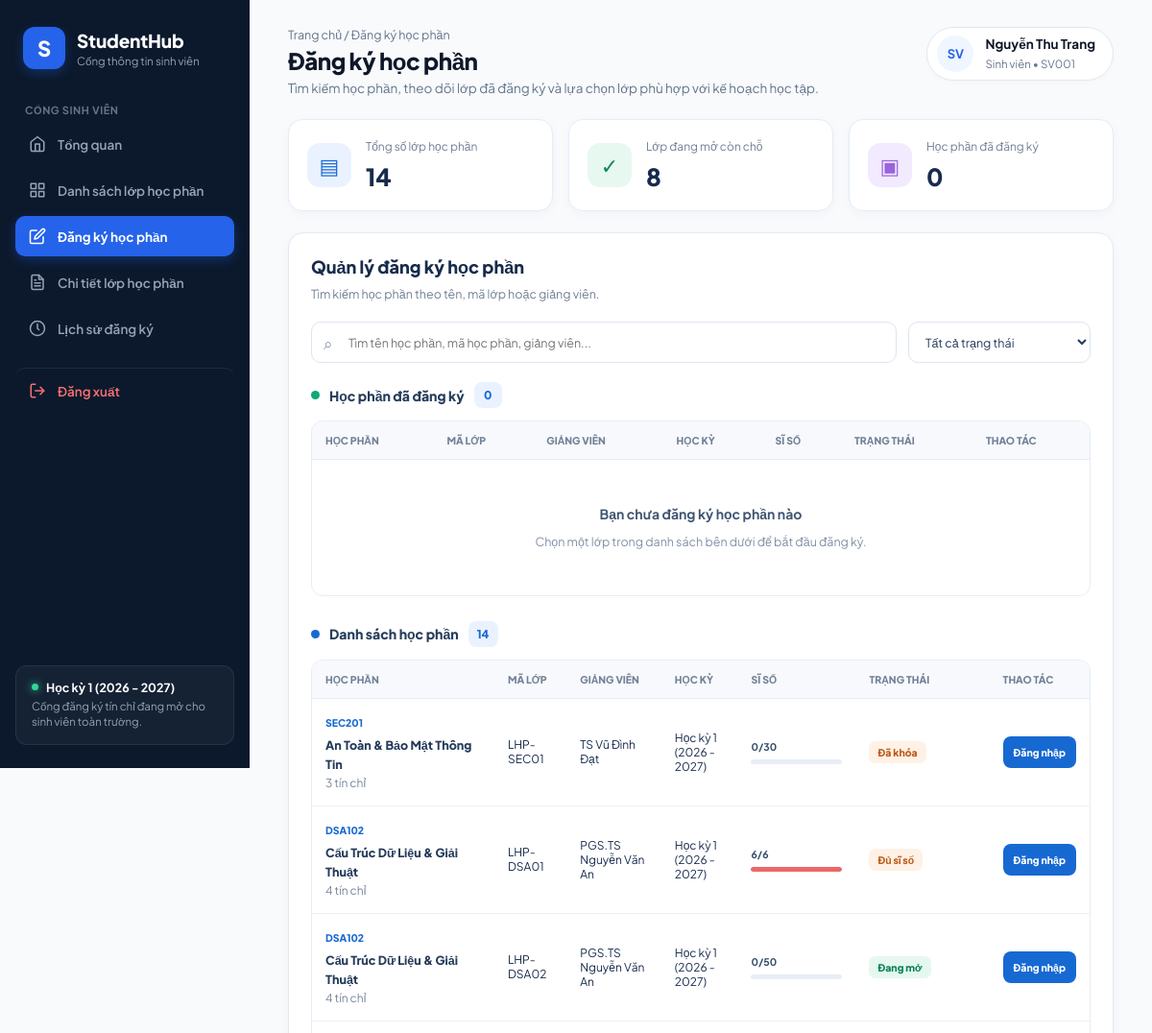
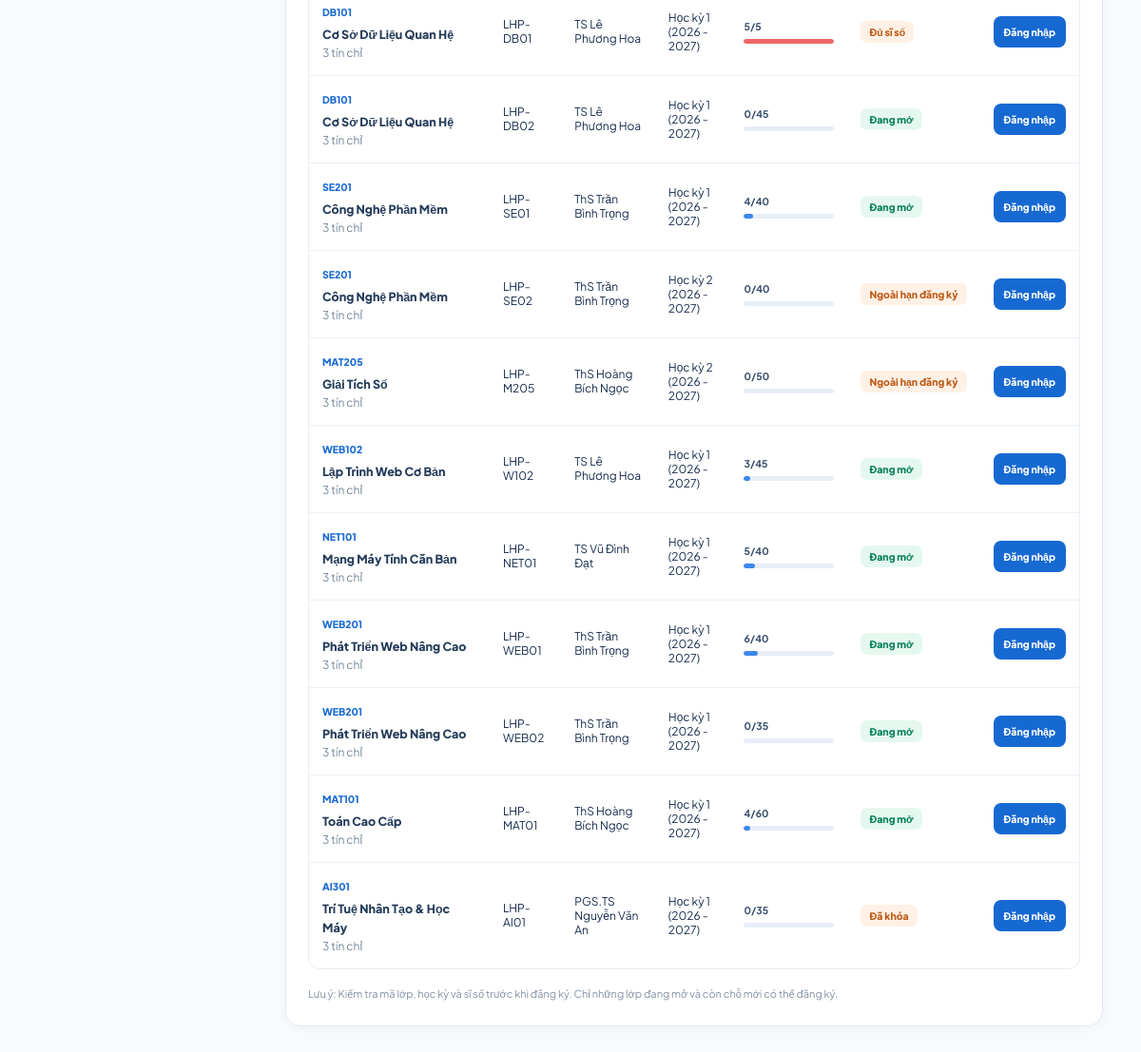
Page /public/index.php?route=trang_dang_ky_hoc.php&huy=chua_dang_nhap on the committed database (2 pictures, top to bottom).
### tables this page shows
CREATE TABLE `lop_hoc_phan` (
    `id` INT AUTO_INCREMENT PRIMARY KEY,
    `ma_lop` VARCHAR(50) NOT NULL,
    `hoc_phan_id` INT NOT NULL,
    `hoc_ky_id` INT NOT NULL,
    `giang_vien_id` INT NULL,
    `si_so_toi_da` INT NOT NULL DEFAULT 40,
    `trang_thai` ENUM('mo', 'khoa') NOT NULL DEFAULT 'mo',
    `thoi_gian_mo_rieng` DATETIME NULL,
    `thoi_gian_dong_rieng` DATETIME NULL,
    `lich_hoc` VARCHAR(100) NULL,
    `phong_hoc` VARCHAR(100) NULL,
    `ngay_tao` DATETIME NOT NULL DEFAULT CURRENT_TIMESTAMP,
    CONSTRAINT `uc_lop_ma_lop` UNIQUE (`ma_lop`),
    CONSTRAINT `chk_lop_si_so` CHECK (`si_so_toi_da` > 0),
    CONSTRAINT `fk_lop_hoc_phan` FOREIGN KEY (`hoc_phan_id`)
        REFERENCES `hoc_phan` (`id`) ON DELETE RESTRICT ON UPDATE CASCADE,
    CONSTRAINT `fk_lop_hoc_ky` FOREIGN KEY (`hoc_ky_id`)
        REFERENCES `hoc_ky` (`id`) ON DELETE RESTRICT ON UPDATE CASCADE,
    CONSTRAINT `fk_lop_giang_vien` FOREIGN KEY (`giang_vien_id`)
        REFERENCES `nguoi_dung` (`id`) ON DELETE SET NULL ON UPDATE CASCADE
);

CREATE TABLE `hoc_phan` (
    `id` INT AUTO_INCREMENT PRIMARY KEY,
    `ma_hoc_phan` VARCHAR(20) NOT NULL,
    `ten_hoc_phan` VARCHAR(150) NOT NULL,
    `so_tin_chi` INT NOT NULL,
    `loai_hoc_phan` ENUM('dai_cuong', 'co_so_nganh', 'chuyen_nganh') NOT NULL DEFAULT 'co_so_nganh',
    `hoc_phan_tien_quyet_id` INT NULL,
    `mo_ta` TEXT NULL,
    `dieu_kien_tien_quyet` VARCHAR(255) NOT NULL DEFAULT 'Không có',
    `ngay_tao` DATETIME NOT NULL DEFAULT CURRENT_TIMESTAMP,
    CONSTRAINT `uc_hoc_phan_ma` UNIQUE (`ma_hoc_phan`),
    CONSTRAINT `chk_hoc_phan_tin_chi` CHECK (`so_tin_chi` > 0),
    CONSTRAINT `fk_hoc_phan_tien_quyet` FOREIGN KEY (`hoc_phan_tien_quyet_id`)
        REFERENCES `hoc_phan` (`id`) ON DELETE SET NULL ON UPDATE CASCADE
);

CREATE TABLE `nguoi_dung` (
    `id` INT AUTO_INCREMENT PRIMARY KEY,
    `ten_dang_nhap` VARCHAR(50) NOT NULL,
    `mat_khau_hash` VARCHAR(255) NOT NULL,
    `ho_ten` VARCHAR(100) NOT NULL,
    `email` VARCHAR(100) NULL,
    `so_dien_thoai` VARCHAR(20) NULL,
    `vai_tro` ENUM('sinh_vien', 'giang_vien', 'admin') NOT NULL DEFAULT 'sinh_vien',
    `ngay_tao` DATETIME NOT NULL DEFAULT CURRENT_TIMESTAMP,
    CONSTRAINT `uc_nguoi_dung_username` UNIQUE (`ten_dang_nhap`)
);

CREATE TABLE `hoc_ky` (
    `id` INT AUTO_INCREMENT PRIMARY KEY,
    `ten_hoc_ky` VARCHAR(100) NOT NULL,
    `ngay_bat_dau` DATE NOT NULL,
    `ngay_ket_thuc` DATE NOT NULL,
    `thoi_gian_mo_dk` DATETIME NOT NULL,
    `thoi_gian_dong_dk` DATETIME NOT NULL,
    `trang_thai_dang_ky` TINYINT(1) NOT NULL DEFAULT 1,
    `ngay_tao` DATETIME NOT NULL DEFAULT CURRENT_TIMESTAMP
);

### routes/trang_dang_ky_hoc.php (the view, shortened to what this page needs)
<?php
$sinhVienId = (int)($_SESSION['nguoi_dung_id'] ?? $_SESSION['user_id'] ?? 0);
if (!isset($pdo) || !($pdo instanceof PDO)) {
    try {
        $pdo = new PDO(
            'mysql:host=localhost;dbname=studenthub;charset=utf8mb4',
            'root',
            getenv('STUDENTHUB_DB_PASS') ?: '03112006',
            [
                PDO::ATTR_ERRMODE => PDO::ERRMODE_EXCEPTION,
                PDO::ATTR_DEFAULT_FETCH_MODE => PDO::FETCH_ASSOC,
                PDO::ATTR_EMULATE_PREPARES => false
            ]
        );
    } catch (PDOException $e) {
        die('Không thể kết nối cơ sở dữ liệu StudentHub.');
    }
}
if (!function_exists('hienThi')) {
    function hienThi($value) {
        return htmlspecialchars((string)($value ?? ''), ENT_QUOTES, 'UTF-8');
    }
}
$danhSachLop = [];
$cacLopDaDangKy = [];
$cacHocPhanDaDangKy = [];
try {
    $sql = "
        SELECT
            lhp.id,
            lhp.ma_lop,
            lhp.hoc_phan_id,
            lhp.hoc_ky_id,
            lhp.giang_vien_id,
            lhp.trang_thai,
            lhp.si_so_toi_da,
            lhp.thoi_gian_mo_rieng,
            lhp.thoi_gian_dong_rieng,
            hp.ma_hoc_phan,
            hp.ten_hoc_phan,
            hp.so_tin_chi,
            hk.ten_hoc_ky,
            hk.trang_thai_dang_ky,
            hk.thoi_gian_mo_dk,
            hk.thoi_gian_dong_dk,
            nd.ho_ten AS ten_giang_vien,
            (
                SELECT COUNT(*)
                FROM dang_ky_hoc dkh
                WHERE dkh.lop_hoc_phan_id = lhp.id
                  AND dkh.trang_thai = 'dang_ky'
            ) AS si_so_hien_tai
        FROM lop_hoc_phan lhp
        INNER JOIN hoc_phan hp ON lhp.hoc_phan_id = hp.id
        INNER JOIN hoc_ky hk ON lhp.hoc_ky_id = hk.id
        LEFT JOIN nguoi_dung nd ON lhp.giang_vien_id = nd.id
        ORDER BY hp.ten_hoc_phan ASC, lhp.ma_lop ASC
    ";
    $danhSachLop = $pdo->query($sql)->fetchAll();
} catch (PDOException $e) {
    error_log('StudentHub: ' . $e->getMessage());
    $loi = 'Không thể tải danh sách lớp học phần. Hãy kiểm tra lại cơ sở dữ liệu.';
}
$soLopMo = 0;
$soLopDaDangKy = 0;
foreach ($danhSachLop as $lop) {
    $siSo = (int)($lop['si_so_hien_tai'] ?? 0);
    $toiDa = (int)($lop['si_so_toi_da'] ?? 0);
    $coHanRieng = !empty($lop['thoi_gian_mo_rieng'])
        || !empty($lop['thoi_gian_dong_rieng']);
    if ($coHanRieng) {
        $moDangKy = !empty($lop['thoi_gian_mo_rieng'])
            ? new DateTimeImmutable($lop['thoi_gian_mo_rieng'])
            : null;
        $dongDangKy = !empty($lop['thoi_gian_dong_rieng'])
            ? new DateTimeImmutable($lop['thoi_gian_dong_rieng'])
            : null;
        $now = new DateTimeImmutable();
        $trongHanDangKy = (!$moDangKy || $now >= $moDangKy)
            && (!$dongDangKy || $now <= $dongDangKy);
    } else {
        $moDangKy = !empty($lop['thoi_gian_mo_dk'])
            ? new DateTimeImmutable($lop['thoi_gian_mo_dk'])
            : null;
        $dongDangKy = !empty($lop['thoi_gian_dong_dk'])
            ? new DateTimeImmutable($lop['thoi_gian_dong_dk'])
            : null;
        $now = new DateTimeImmutable();
        $trongHanDangKy = (int) ($lop['trang_thai_dang_ky'] ?? 0) === 1
            && (!$moDangKy || $now >= $moDangKy)
            && (!$dongDangKy || $now <= $dongDangKy);
    }
    if (
        ($lop['trang_thai'] ?? '') === 'mo'
        && $toiDa > 0
        && $siSo < $toiDa
        && $trongHanDangKy
        && !in_array((int) $lop['hoc_phan_id'], $cacHocPhanDaDangKy, true)
    ) {
        $soLopMo++;
    }
}
require_once __DIR__ . '/../app/Views/layouts/header.php';
?>
<div class="registration-page">
    <section class="registration-summary">
        <article class="registration-summary-card">
            <div class="registration-summary-icon">▤</div>
            <div>
                <p>Tổng số lớp học phần</p>
                <h2><?= count($danhSachLop) ?></h2>
            </div>
        </article>
        <article class="registration-summary-card">
            <div class="registration-summary-icon">✓</div>
            <div>
                <p>Lớp đang mở còn chỗ</p>
                <h2><?= $soLopMo ?></h2>
            </div>
        </article>
        <article class="registration-summary-card">
            <div class="registration-summary-icon">▣</div>
            <div>
                <p>Học phần đã đăng ký</p>
                <h2><?= $soLopDaDangKy ?></h2>
            </div>
        </article>
    </section>
    <section class="registration-panel">
        <div class="registration-panel-heading">
            <div>
                <h2>Quản lý đăng ký học phần</h2>
                <p>Tìm kiếm học phần theo tên, mã lớp hoặc giảng viên.</p>
            </div>
        </div>
        <div class="registration-tools">
            <label class="registration-search">
                <span class="registration-search-icon">⌕</span>
                <input
                    type="search"
                    id="registrationSearch"
                    placeholder="Tìm tên học phần, mã học phần, giảng viên..."
                    autocomplete="off"
                >
            </label>
            <select id="registrationFilter" class="registration-filter">
                <option value="all">Tất cả trạng thái</option>
            </select>
        </div>
        <div class="registration-section-title">
            <span class="registration-section-dot green"></span>
            Học phần đã đăng ký
            <span class="registration-count"><?= $soLopDaDangKy ?></span>
        </div>
        <div class="registration-table-wrap" style="margin-bottom:26px">
            <table class="registration-table">
                <thead>
                    <tr>
                        <th>HỌC PHẦN</th>
                        <th>MÃ LỚP</th>
                        <th>GIẢNG VIÊN</th>
                        <th>HỌC KỲ</th>
                        <th>SĨ SỐ</th>
                        <th>TRẠNG THÁI</th>
                        <th>THAO TÁC</th>
                    </tr>
                </thead>
                <tbody id="registeredList">
                <?php
                $coLopDaDangKy = false;
                foreach ($danhSachLop as $lop):
                    $idLop = (int)$lop['id'];
                    if (!in_array($idLop, $cacLopDaDangKy, true)) {
                        continue;
                    }
                    $coLopDaDangKy = true;
                ?>
                <?php endforeach; ?>
                <?php if (!$coLopDaDangKy): ?>
                    <tr id="registeredEmpty">
                        <td colspan="7">
                            <div class="registration-empty-state">
                                <strong>Bạn chưa đăng ký học phần nào</strong>
                                Chọn một lớp trong danh sách bên dưới để bắt đầu đăng ký.
                            </div>
                        </td>
                    </tr>
                <?php endif; ?>
                </tbody>
            </table>
        </div>
        <div class="registration-section-title">
            <span class="registration-section-dot"></span>
            Danh sách học phần
            <span class="registration-count"><?= count($danhSachLop) - $soLopDaDangKy ?></span>
        </div>
        <div class="registration-table-wrap">
            <table class="registration-table">
                <thead>
                    <tr>
                        <th>HỌC PHẦN</th>
                        <th>MÃ LỚP</th>
                        <th>GIẢNG VIÊN</th>
                        <th>HỌC KỲ</th>
                        <th>SĨ SỐ</th>
                        <th>TRẠNG THÁI</th>
                        <th>THAO TÁC</th>
                    </tr>
                </thead>
                <tbody id="availableList">
                <?php
                foreach ($danhSachLop as $lop):
                    $daDangKyHocPhan = in_array(
                        (int) $lop['hoc_phan_id'],
                        $cacHocPhanDaDangKy,
                        true
                    );
                    $siSo = (int)($lop['si_so_hien_tai'] ?? 0);
                    $toiDa = (int)($lop['si_so_toi_da'] ?? 0);
                    $tiLe = $toiDa > 0 ? min(100, $siSo / $toiDa * 100) : 0;
                    $dangMo = ($lop['trang_thai'] ?? '') === 'mo';
                    $conCho = $toiDa > 0 && $siSo < $toiDa;
                    $now = new DateTimeImmutable();
                    $coHanRieng = !empty($lop['thoi_gian_mo_rieng'])
                        || !empty($lop['thoi_gian_dong_rieng']);
                    if ($coHanRieng) {
                        $moDangKy = !empty($lop['thoi_gian_mo_rieng'])
                            ? new DateTimeImmutable($lop['thoi_gian_mo_rieng'])
                            : null;
                        $dongDangKy = !empty($lop['thoi_gian_dong_rieng'])
                            ? new DateTimeImmutable($lop['thoi_gian_dong_rieng'])
                            : null;
                        $trongHanDangKy = (!$moDangKy || $now >= $moDangKy)
                            && (!$dongDangKy || $now <= $dongDangKy);
                    } else {
                        $moDangKy = !empty($lop['thoi_gian_mo_dk'])
                            ? new DateTimeImmutable($lop['thoi_gian_mo_dk'])
                            : null;
                        $dongDangKy = !empty($lop['thoi_gian_dong_dk'])
                            ? new DateTimeImmutable($lop['thoi_gian_dong_dk'])
                            : null;
                        $trongHanDangKy = (int) $lop['trang_thai_dang_ky'] === 1
                            && (!$moDangKy || $now >= $moDangKy)
                            && (!$dongDangKy || $now <= $dongDangKy);
                    }
                    $coTheDangKy = $dangMo
                        && $conCho
                        && $trongHanDangKy
                        && !$daDangKyHocPhan;
                    $trangThaiLoc = $daDangKyHocPhan
                        ? 'registered'
                        : ($coTheDangKy ? 'open' : (!$dangMo || !$trongHanDangKy ? 'closed' : 'full'));
                    $tuKhoa = mb_strtolower(
                        ($lop['ten_hoc_phan'] ?? '') . ' ' .
                        ($lop['ma_hoc_phan'] ?? '') . ' ' .
                        ($lop['ma_lop'] ?? '') . ' ' .
                        ($lop['ten_giang_vien'] ?? '') . ' ' .
                        ($lop['ten_hoc_ky'] ?? ''),
                        'UTF-8'
                    );
                ?>
                    <tr class="registration-row"
                        data-status="<?= $trangThaiLoc ?>"
                        data-search="<?= hienThi($tuKhoa) ?>">
                        <td>
                            <div class="registration-subject-name">
                                <span class="registration-subject-code"><?= hienThi($lop['ma_hoc_phan']) ?></span><br>
                                <?= hienThi($lop['ten_hoc_phan']) ?>
                            </div>
                            <div class="registration-muted"><?= (int)$lop['so_tin_chi'] ?> tín chỉ</div>
                        </td>
                        <td><?= hienThi($lop['ma_lop']) ?></td>
                        <td><?= hienThi($lop['ten_giang_vien'] ?: 'Chưa phân công') ?></td>
                        <td><?= hienThi($lop['ten_hoc_ky']) ?></td>
                        <td>
                            <div class="registration-capacity">
                                <div class="registration-capacity-label">
                                    <strong><?= $siSo ?>/<?= $toiDa ?></strong>
                                </div>
                                <div class="registration-progress">
                                    <div class="registration-progress-bar <?= !$conCho ? 'full' : '' ?>"
                                         style="width:<?= $tiLe ?>%"></div>
                                </div>
                            </div>
                        </td>
                        <td>
                            <?php if ($coTheDangKy): ?>
                                <span class="registration-status registration-status-open">Đang mở</span>
                            <?php elseif ($daDangKyHocPhan): ?>
                                <span class="registration-status registration-status-registered">Đã đăng ký học phần</span>
                            <?php elseif (!$dangMo): ?>
                                <span class="registration-status registration-status-closed">Đã khóa</span>
                            <?php elseif (!$trongHanDangKy): ?>
                                <span class="registration-status registration-status-closed">Ngoài hạn đăng ký</span>
                            <?php else: ?>
                                <span class="registration-status registration-status-full">Đủ sĩ số</span>
                            <?php endif; ?>
                        </td>
                        <td>
                            <?php if ($sinhVienId <= 0): ?>
                                <a class="registration-button registration-button-primary"
                                   href="/studenthub/public/index.php">Đăng nhập</a>
                            <?php else: ?>
                                <button type="button" class="registration-button registration-button-disabled" disabled>
                                    Không khả dụng
                                </button>
                            <?php endif; ?>
                        </td>
                    </tr>
                <?php endforeach; ?>
                </tbody>
            </table>
        </div>
        <p class="registration-footer-note">
            Lưu ý: Kiểm tra mã lớp, học kỳ và sĩ số trước khi đăng ký. Chỉ những lớp đang mở và còn chỗ mới có thể đăng ký.
        </p>
    </section>
</div>
</main>
</div>
</body>
</html>

### rows in the picture
lop_hoc_phan: hoc_phan.ma_hoc_phan "SEC201", hoc_phan.ten_hoc_phan "An Toàn & Bảo Mật Thông Tin", hoc_phan.so_tin_chi "3", ma_lop "LHP-SEC01", giang_vien.ho_ten "TS Vũ Đình Đạt", hoc_ky.ten_hoc_ky "Học kỳ 1 (2026 - 2027)", siSo "0", si_so_toi_da "30", trang_thai "Đã khóa"
lop_hoc_phan: hoc_phan.ma_hoc_phan "DSA102", hoc_phan.ten_hoc_phan "Cấu Trúc Dữ Liệu & Giải Thuật", hoc_phan.so_tin_chi "4", ma_lop "LHP-DSA01", giang_vien.ho_ten "PGS.TS Nguyễn Văn An", hoc_ky.ten_hoc_ky "Học kỳ 1 (2026 - 2027)", siSo "6", si_so_toi_da "6", trang_thai "Đủ sĩ số"
lop_hoc_phan: hoc_phan.ma_hoc_phan "DSA102", hoc_phan.ten_hoc_phan "Cấu Trúc Dữ Liệu & Giải Thuật", hoc_phan.so_tin_chi "4", ma_lop "LHP-DSA02", giang_vien.ho_ten "PGS.TS Nguyễn Văn An", hoc_ky.ten_hoc_ky "Học kỳ 1 (2026 - 2027)", siSo "0", si_so_toi_da "50", trang_thai "Đang mở"
lop_hoc_phan: hoc_phan.ma_hoc_phan "DB101", hoc_phan.ten_hoc_phan "Cơ Sở Dữ Liệu Quan Hệ", hoc_phan.so_tin_chi "3", ma_lop "LHP-DB01", giang_vien.ho_ten "TS Lê Phương Hoa", hoc_ky.ten_hoc_ky "Học kỳ 1 (2026 - 2027)", siSo "5", si_so_toi_da "5", trang_thai "Đủ sĩ số"
lop_hoc_phan: hoc_phan.ma_hoc_phan "DB101", hoc_phan.ten_hoc_phan "Cơ Sở Dữ Liệu Quan Hệ", hoc_phan.so_tin_chi "3", ma_lop "LHP-DB02", giang_vien.ho_ten "TS Lê Phương Hoa", hoc_ky.ten_hoc_ky "Học kỳ 1 (2026 - 2027)", siSo "0", si_so_toi_da "45", trang_thai "Đang mở"
lop_hoc_phan: hoc_phan.ma_hoc_phan "SE201", hoc_phan.ten_hoc_phan "Công Nghệ Phần Mềm", hoc_phan.so_tin_chi "3", ma_lop "LHP-SE01", giang_vien.ho_ten "ThS Trần Bình Trọng", hoc_ky.ten_hoc_ky "Học kỳ 1 (2026 - 2027)", siSo "4", si_so_toi_da "40", trang_thai "Đang mở"
lop_hoc_phan: hoc_phan.ma_hoc_phan "SE201", hoc_phan.ten_hoc_phan "Công Nghệ Phần Mềm", hoc_phan.so_tin_chi "3", ma_lop "LHP-SE02", giang_vien.ho_ten "ThS Trần Bình Trọng", hoc_ky.ten_hoc_ky "Học kỳ 2 (2026 - 2027)", siSo "0", si_so_toi_da "40", trang_thai "Ngoài hạn đăng ký"
lop_hoc_phan: hoc_phan.ma_hoc_phan "MAT205", hoc_phan.ten_hoc_phan "Giải Tích Số", hoc_phan.so_tin_chi "3", ma_lop "LHP-M205", giang_vien.ho_ten "ThS Hoàng Bích Ngọc", hoc_ky.ten_hoc_ky "Học kỳ 2 (2026 - 2027)", siSo "0", si_so_toi_da "50", trang_thai "Ngoài hạn đăng ký"
lop_hoc_phan: hoc_phan.ma_hoc_phan "WEB102", hoc_phan.ten_hoc_phan "Lập Trình Web Cơ Bản", hoc_phan.so_tin_chi "3", ma_lop "LHP-W102", giang_vien.ho_ten "TS Lê Phương Hoa", hoc_ky.ten_hoc_ky "Học kỳ 1 (2026 - 2027)", siSo "3", si_so_toi_da "45", trang_thai "Đang mở"
lop_hoc_phan: hoc_phan.ma_hoc_phan "NET101", hoc_phan.ten_hoc_phan "Mạng Máy Tính Căn Bản", hoc_phan.so_tin_chi "3", ma_lop "LHP-NET01", giang_vien.ho_ten "TS Vũ Đình Đạt", hoc_ky.ten_hoc_ky "Học kỳ 1 (2026 - 2027)", siSo "5", si_so_toi_da "40", trang_thai "Đang mở"
lop_hoc_phan: hoc_phan.ma_hoc_phan "WEB201", hoc_phan.ten_hoc_phan "Phát Triển Web Nâng Cao", hoc_phan.so_tin_chi "3", ma_lop "LHP-WEB01", giang_vien.ho_ten "ThS Trần Bình Trọng", hoc_ky.ten_hoc_ky "Học kỳ 1 (2026 - 2027)", siSo "6", si_so_toi_da "40", trang_thai "Đang mở"
lop_hoc_phan: hoc_phan.ma_hoc_phan "WEB201", hoc_phan.ten_hoc_phan "Phát Triển Web Nâng Cao", hoc_phan.so_tin_chi "3", ma_lop "LHP-WEB02", giang_vien.ho_ten "ThS Trần Bình Trọng", hoc_ky.ten_hoc_ky "Học kỳ 1 (2026 - 2027)", siSo "0", si_so_toi_da "35", trang_thai "Đang mở"
lop_hoc_phan: hoc_phan.ma_hoc_phan "MAT101", hoc_phan.ten_hoc_phan "Toán Cao Cấp", hoc_phan.so_tin_chi "3", ma_lop "LHP-MAT01", giang_vien.ho_ten "ThS Hoàng Bích Ngọc", hoc_ky.ten_hoc_ky "Học kỳ 1 (2026 - 2027)", siSo "4", si_so_toi_da "60", trang_thai "Đang mở"
lop_hoc_phan: hoc_phan.ma_hoc_phan "AI301", hoc_phan.ten_hoc_phan "Trí Tuệ Nhân Tạo & Học Máy", hoc_phan.so_tin_chi "3", ma_lop "LHP-AI01", giang_vien.ho_ten "PGS.TS Nguyễn Văn An", hoc_ky.ten_hoc_ky "Học kỳ 1 (2026 - 2027)", siSo "0", si_so_toi_da "35", trang_thai "Đã khóa"

### other values in the picture
$breadcrumb "Trang chủ / Đăng ký học phần"
$pageTitle "Đăng ký học phần"
$pageSubtitle "Tìm kiếm học phần, theo dõi lớp đã đăng ký và lựa chọn lớp phù hợp với kế hoạch học tập."
$hoTen "Nguyễn Thu Trang"
$maSinhVien "SV001"
count($danhSachLop) "14"
$soLopMo "8"
$soLopDaDangKy "0"
count($danhSachLop) - $soLopDaDangKy "14"
